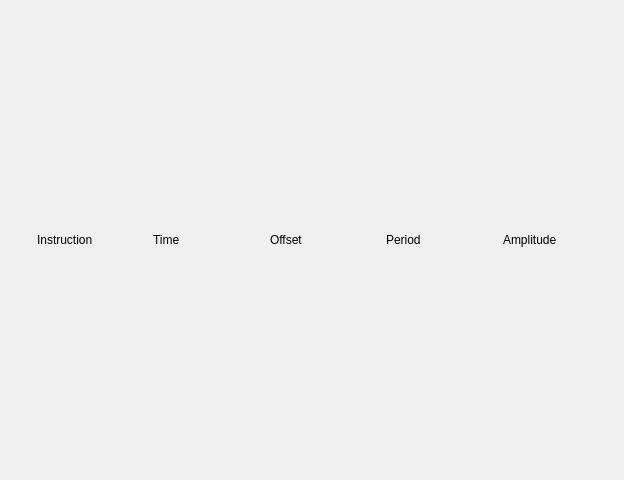
          <widget class="QWidget" name="scrollAreaWidgetContents">
           <property name="geometry">
            <rect>
             <x>0</x>
             <y>0</y>
             <width>624</width>
             <height>480</height>
            </rect>
           </property>
           <property name="sizePolicy">
            <sizepolicy hsizetype="Expanding" vsizetype="Expanding">
             <horstretch>0</horstretch>
             <verstretch>0</verstretch>
            </sizepolicy>
           </property>
           <layout class="QGridLayout" name="gridLayout_2">
            <property name="sizeConstraint">
             <enum>QLayout::SetDefaultConstraint</enum>
            </property>
            <item row="0" column="3">
             <widget class="QLabel" name="label_4">
              <property name="sizePolicy">
               <sizepolicy hsizetype="Preferred" vsizetype="Minimum">
                <horstretch>0</horstretch>
                <verstretch>0</verstretch>
               </sizepolicy>
              </property>
              <property name="minimumSize">
               <size>
                <width>90</width>
                <height>20</height>
               </size>
              </property>
              <property name="maximumSize">
               <size>
                <width>16777215</width>
                <height>16777215</height>
               </size>
              </property>
              <property name="text">
               <string>Time</string>
              </property>
             </widget>
            </item>
            <item row="0" column="6">
             <widget class="QLabel" name="label_3">
              <property name="text">
               <string>Amplitude</string>
              </property>
             </widget>
            </item>
            <item row="0" column="1">
             <widget class="QLabel" name="label_5">
              <property name="sizePolicy">
               <sizepolicy hsizetype="Minimum" vsizetype="Minimum">
                <horstretch>0</horstretch>
                <verstretch>0</verstretch>
               </sizepolicy>
              </property>
              <property name="minimumSize">
               <size>
                <width>20</width>
                <height>20</height>
               </size>
              </property>
              <property name="maximumSize">
               <size>
                <width>20</width>
                <height>20</height>
               </size>
              </property>
              <property name="text">
               <string/>
              </property>
             </widget>
            </item>
            <item row="0" column="2">
             <widget class="QLabel" name="label_2">
              <property name="sizePolicy">
               <sizepolicy hsizetype="Preferred" vsizetype="Minimum">
                <horstretch>0</horstretch>
                <verstretch>0</verstretch>
               </sizepolicy>
              </property>
              <property name="minimumSize">
               <size>
                <width>100</width>
                <height>20</height>
               </size>
              </property>
              <property name="maximumSize">
               <size>
                <width>16777215</width>
                <height>16777215</height>
               </size>
              </property>
              <property name="text">
               <string>Instruction</string>
              </property>
             </widget>
            </item>
            <item row="0" column="4">
             <widget class="QLabel" name="label_17">
              <property name="text">
               <string>Offset</string>
              </property>
             </widget>
            </item>
            <item row="0" column="5">
             <widget class="QLabel" name="label_18">
              <property name="text">
               <string>Period</string>
              </property>
             </widget>
            </item>
           </layout>
          </widget>
